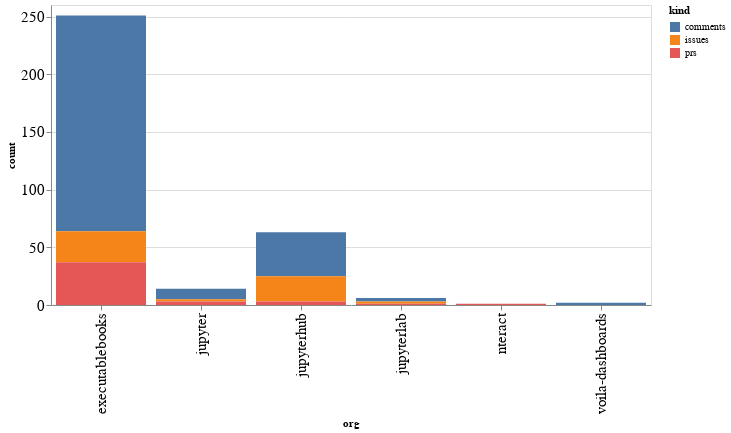

This figure's notebook cell:
### Code cell
alt.Chart(org_summaries, width=600).mark_bar().encode(
    x='org',
    y='count',
    color='kind',
    tooltip="org"
)

### Figure 1 — Vega-Lite specification as saved in the notebook (floating-point values rounded to 4 significant figures)
{"config": {"axisLeft": {"labelFontSize": 15}, "axisBottom": {"labelFontSize": 15}}, "data": {"name": "data-8474399b5b436bc5256f5f423322e4d1"}, "mark": "bar", "encoding": {"color": {"type": "nominal", "field": "kind"}, "tooltip": {"type": "nominal", "field": "org"}, "x": {"type": "nominal", "field": "org"}, "y": {"type": "quantitative", "field": "count"}}, "width": 600, "$schema": "https://vega.github.io/schema/vega-lite/v4.8.1.json", "datasets": {"data-8474399b5b436bc5256f5f423322e4d1": [{"org": "executablebooks", "kind": "comments", "count": 187}, {"org": "executablebooks", "kind": "issues", "count": 27}, {"org": "executablebooks", "kind": "prs", "count": 37}, {"org": "jupyter", "kind": "comments", "count": 9}, {"org": "jupyter", "kind": "issues", "count": 2}, {"org": "jupyter", "kind": "prs", "count": 3}, {"org": "jupyterhub", "kind": "comments", "count": 38}, {"org": "jupyterhub", "kind": "issues", "count": 22}, {"org": "jupyterhub", "kind": "prs", "count": 3}, {"org": "jupyterlab", "kind": "comments", "count": 3}, {"org": "jupyterlab", "kind": "issues", "count": 2}, {"org": "jupyterlab", "kind": "prs", "count": 1}, {"org": "nteract", "kind": "prs", "count": 1}, {"org": "voila-dashboards", "kind": "comments", "count": 2}]}}
